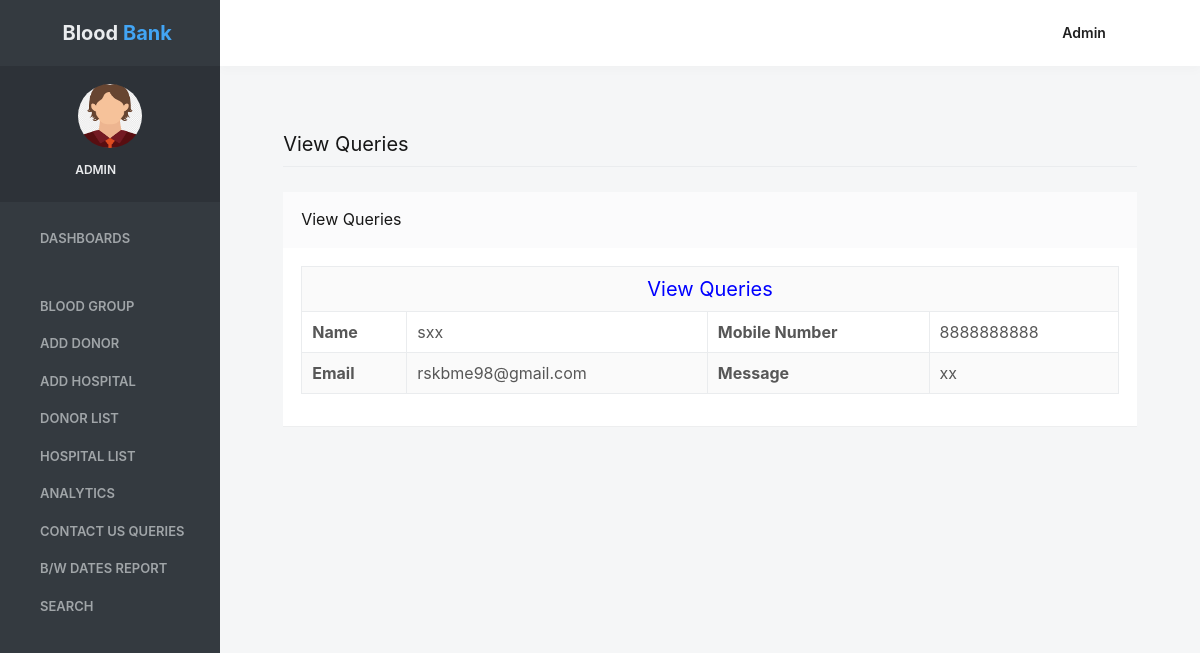
Page /view_queries/9 (signed in) on the committed database.
### bloodbank/models.py (models this page shows, shortened)
class Contact(models.Model):
    name = models.CharField(max_length=50)
    contact = models.CharField(max_length=15)
    emailid = models.CharField(max_length=40)
    message = models.CharField(max_length=300)
    mdate = models.DateField()
    isread = models.CharField(max_length=10)

### bloodbank/views.py (the view)
# urls.py: path('view_queries/<int:pid>', view_queries, name="view_queries"),
def view_queries(request, pid):
    if not request.user.is_authenticated:
        return redirect('login')
    contact = Contact.objects.get(id=pid)
    contact.isread = "yes"
    contact.save()
    d = {'contact': contact}
    return render(request, 'view_queries.html', d)

### bloodbank/templates/view_queries.html (shortened to what this page needs)
{% load static %}
{% block body %}
<html lang="en" class="no-focus">
    <head>
       <link rel="stylesheet" href="{% static 'adminassets/js/plugins/datatables/dataTables.bootstrap4.min.css' %}">
        <link rel="stylesheet" id="css-main" href="{% static 'adminassets/css/codebase.min.css' %}">
    </head>
    <body>
        <div id="page-container" class="sidebar-o sidebar-inverse side-scroll page-header-fixed main-content-narrow">
           {% include 'sidebar.html' %}
            {% include 'admin_nav.html' %}
            <main id="main-container">
                <div class="content">
                    <h2 class="content-heading">View Queries</h2>
                    <div class="block">
                        <div class="block-header block-header-default">
                            <h3 class="block-title">View Queries</h3>
                        </div>
                        <div class="block-content block-content-full">
   <table class="table table-bordered table-striped table-vcenter js-dataTable-full-pagination">
 <tr align="center">
<td colspan="4" style="font-size:20px;color:blue">
 View Queries</td></tr>
    <tr>
    <th scope>Name</th>
    <td>{{contact.name}}</td>
    <th scope>Mobile Number</th>
    <td>{{contact.contact}}</td>
  </tr>
  <tr>
    <th scope>Email</th>
    <td>{{contact.emailid}}</td>
    <th >Message</th>
    <td colspan="3">{{contact.message}}</td>
  </tr>
</table>
                        </div>
                    </div>
                </div>
            </main>
        </div>
    </body>
</html>
{% endblock %}

### bloodbank/templates/sidebar.html (shortened to what this page needs)
{% load static %}
   <nav id="sidebar">
                <div id="sidebar-scroll">
                    <div class="sidebar-content">
                        <div class="content-header content-header-fullrow px-15">
                            <div class="content-header-section text-center align-parent sidebar-mini-hidden">
                                <div class="content-header-item">
                                    <a class="link-effect font-w700" href="{% url 'admin_home' %}">
                                        <i class="si si-fire text-primary"></i>
                                        <span class="font-size-xl text-dual-primary-dark">Blood </span><span class="font-size-xl text-primary">Bank</span>
                                    </a>
                                </div>
                            </div>
                        </div>
                        <div class="content-side content-side-full content-side-user px-10 align-parent">
                            <div class="sidebar-mini-hidden-b text-center">
                                <a class="img-link" href="be_pages_generic_profile.html">
                                    <img class="img-avatar" src="{% static 'adminassets/img/avatars/avatarboy729.png' %}" alt="">
                                </a>
                                <ul class="list-inline mt-10">
                                    <li class="list-inline-item">
                                        <a class="link-effect text-dual-primary-dark font-size-xs font-w600 text-uppercase" href="#">{{request.user.username}}</a>
                                    </li>
                                    <li class="list-inline-item">
                                        <a class="link-effect text-dual-primary-dark" href="{% url 'logout' %}">
                                            <i class="si si-logout"></i>
                                        </a>
                                    </li>
                                </ul>
                            </div>
                        </div>
                        <div class="content-side content-side-full">
                            <ul class="nav-main">
                                <li class="open">
                                    <a href="{% url 'admin_home' %}"><i class="si si-cup"></i><span class="sidebar-mini-hide">Dashboards</span></a>
                                </li>
                                <li class="nav-main-heading"><span class="sidebar-mini-visible">UI</span></li>
                                <li>
                                    <a class="nav-submenu" data-toggle="nav-submenu"><i class="si si-puzzle"></i>Blood Group</a>
                                </li>
                               <li>
                                    <a  href="{% url 'add_donor' %}"><i class="fa fa-edit"></i><span class="sidebar-mini-hide">Add Donor</span></a>
                                </li>
                                <li>
                                    <a  href="{% url 'add_hospital' %}"><i class="fa fa-edit"></i><span class="sidebar-mini-hide">Add Hospital</span></a>
                                </li>
                                <li>
                                    <a  href="{% url 'donorlist' %}"><i class="fa fa-users"></i><span class="sidebar-mini-hide">Donor List</span></a>
                                </li>
                                <li>
                                    <a  href="{% url 'hospitallist' %}"><i class="fa fa-users"></i><span class="sidebar-mini-hide">Hospital List</span></a>
                                </li>
                                  <li>
                                    <a  href="{% url 'graphData' %}"><i class="fa fa-users"></i><span class="sidebar-mini-hide">Analytics</span></a>
                                </li>
                                <li>
                                    <a class="nav-submenu" data-toggle="nav-submenu" href="#"><i class="si si-user"></i><span class="sidebar-mini-hide">Contact Us Queries</span></a>
                                </li>
                                <li>
                                    <a  href="{% url 'betweendate_report' %}"><i class="si si-vector"></i><span class="sidebar-mini-hide">B/w Dates Report</span></a>
                                </li>
                                <li>
                                    <a class="nav-submenu" data-toggle="nav-submenu" href="#"><i class="si si-trophy"></i><span class="sidebar-mini-hide">Search</span></a>
                                </li>
                            </ul>
                        </div>
                    </div>
                </div>
            </nav>

### bloodbank/templates/admin_nav.html (shortened to what this page needs)
{% load static %}
            <header id="page-header">
                <div class="content-header">
                    <div class="content-header-section">
                        <button type="button" class="btn btn-circle btn-dual-secondary" data-toggle="layout" data-action="sidebar_toggle">
                            <i class="fa fa-navicon"></i>
                        </button>
                        <div class="btn-group" role="group">
                            <button type="button" class="btn btn-circle btn-dual-secondary" id="page-header-options-dropdown" data-toggle="dropdown" aria-haspopup="true" aria-expanded="false">
                                <i class="fa fa-wrench"></i>
                            </button>
                        </div>
                        <div class="btn-group" role="group">
                            <button type="button" class="btn btn-circle btn-dual-secondary" id="page-header-themes-dropdown" data-toggle="dropdown" aria-haspopup="true" aria-expanded="false">
                                <i class="fa fa-paint-brush"></i>
                            </button>
                        </div>
                    </div>
                    <div class="content-header-section">
                        <div class="btn-group" role="group">
                            <button type="button" class="btn btn-rounded btn-dual-secondary text-capitalize" id="page-header-user-dropdown" data-toggle="dropdown" aria-haspopup="true" aria-expanded="false">
                                {{request.user.username}}<i class="fa fa-angle-down ml-5"></i>
                            </button>
                        </div>
                    </div>
                </div>
            </header>

### rows in the picture
Contact: name "sxx", contact "8888888888", emailid "rskbme98@gmail.com", message "xx"

### other values in the picture
{{ request.user.username }} "ADMIN"
{{ request.user.username }} "Admin"
